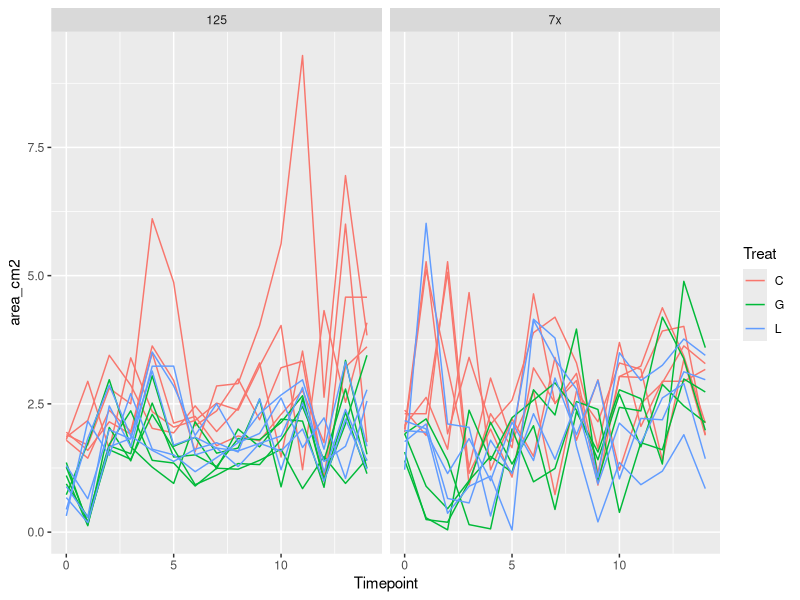
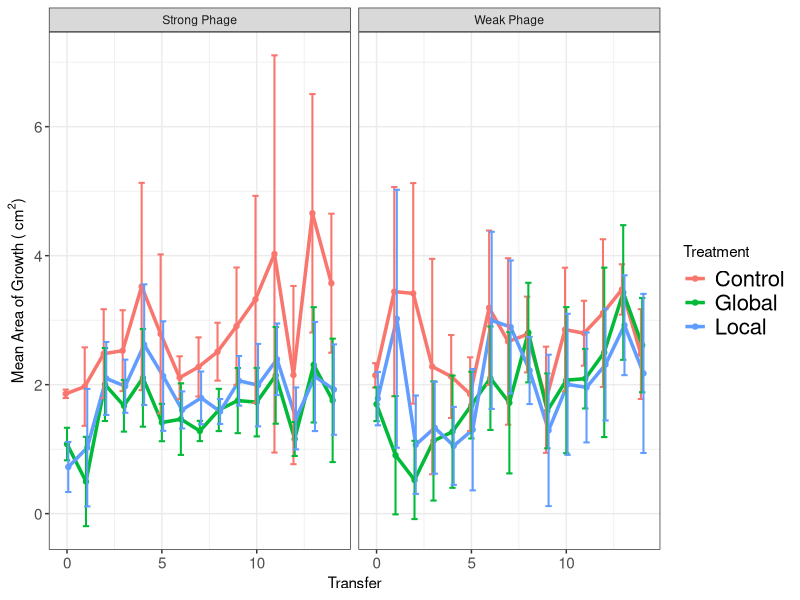
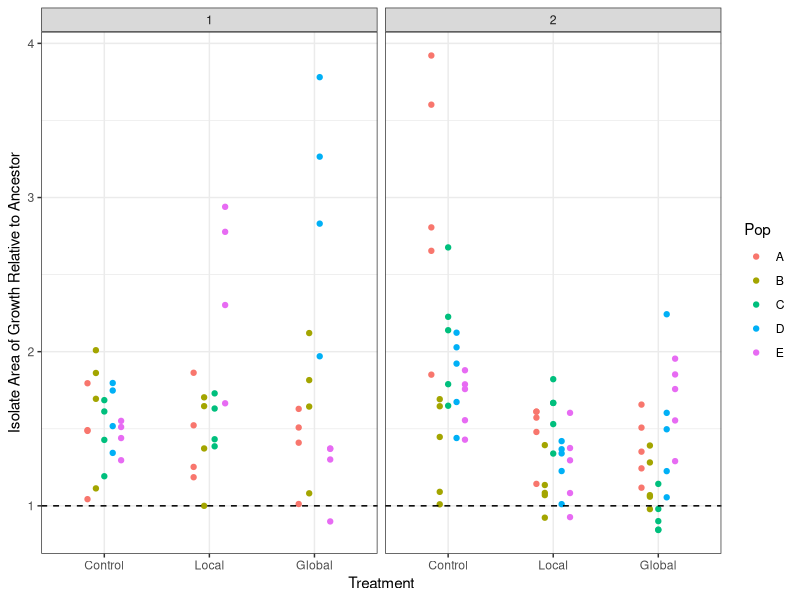

R code for these plots, in order: (Note: this script raises an error after producing the figures.)
##TODO: clean up migration analysis
##      migration stats
##      growth curve analysis
##      growth curve stats

library("ggplot2")
library("dplyr")

#Need to split this into 2 scripts: one to take the messy data
# (e.g. isolate information in underscore formats, etc)
#and get it cleaned up, then output those clean data
#And another to take the clean data & analyze it
#Then put the messy data in one folder and the clean data in another folder
#Along with the separate scripts
#So when it's published, can just tell people to re-run the clean data script

#need to make Rep vs Pop consistent
#redo all analysis using dplyr
#redo analysis using vectorization
#include std curve for spec in this code (it may alread be there???)
#Do a scripted analysis of how much to smoothe gc data (not manually checking)
# #to be done later:
# #define function to get means of rates
# mean_rates <- function(sub_by_list, my_data)
# analyze additional plate scans
#change resistance to be by treat then by pop
#Change growth rate for ancestor to dotted line

##Experimental evolution analysis ----
exper_evol_migr <- read.csv("./Clean_Data/Experimental_evolution_growth.csv")

#Drop points after T14
exper_evol_migr <- exper_evol_migr[exper_evol_migr$Timepoint <= 14, ]

#Calculate total area
exper_evol_migr$area_cm2 <- pi*exper_evol_migr$Width_cm/2*exper_evol_migr$Height_cm/2

#Make plot with all pops shown
ggplot(data = exper_evol_migr,
       aes(x = Timepoint, y = area_cm2, group = paste(Treat, Pop),
           color = Treat)) +
  geom_line() +
  facet_grid(~Proj)

#Summarize
exper_evol_migr <- group_by(exper_evol_migr, Proj, Treat, Timepoint)
exper_evol_summ <- summarize(exper_evol_migr,
                             area_mean = mean(area_cm2),
                             area_sd = sd(area_cm2),
                             area_n = n())

#Make plot of summarized data
my_facet_labels <- c("7x" = "Weak Phage", "125" = "Strong Phage")

ggplot(data = exper_evol_summ, aes(x = Timepoint, y = area_mean,
                                   color = Treat)) +
  geom_point(position = position_dodge(0.2)) + 
  geom_line(size = 1.2, position = position_dodge(0.2)) +
  theme_bw() +
  theme(axis.text.y = element_text(size = 11), axis.text.x = element_text(size = 11),
        legend.text = element_text(size = 16)) +
  facet_grid(~Proj, labeller = labeller(Proj = my_facet_labels)) +
  geom_errorbar(aes(ymax = area_mean+area_sd, ymin = area_mean-area_sd),
                width=1, size = .7, position=position_dodge(0.2)) +
  labs(x = "Transfer", 
       y = expression(paste("Mean Area of Growth ( ", cm^2, ")"))) + 
  scale_color_hue(name = "Treatment", breaks = c("C", "G", "L"),
                  labels = c("Control", "Global", "Local"))

##Isolate migration analysis ----
isol_migration <- read.csv("./Clean_Data/Isolate_migration.csv")

#Calculate total area
isol_migration$area_cm2 <- pi*isol_migration$Width_cm/2*isol_migration$Height_cm/2

#Calculate total area relative to same-day ancestor
ancestors <- isol_migration[isol_migration$Isol == "Anc", ]
isol_migration$relative_area <-
  isol_migration$area_cm2/ancestors$area_cm2[
    match(as.Date(isol_migration$end_timestamp),
          as.Date(ancestors$end_timestamp))]

#Plot data
my_facet_labels <- c("7x" = "Weak Phage", 
                     "125" = "Strong Phage",
                     "C" = "Control", "G" = "Global", "L" = "Local",
                     "A" = "WT")

ggplot(isol_migration[isol_migration$Isol != "Anc", ], 
       aes(x = Treat, y = relative_area, color = Pop,
           group = Pop)) +
  geom_point(position = position_dodge(0.4)) +
  facet_grid(~Proj, labeller = labeller(Proj = my_facet_labels)) +
  theme_bw() + 
  labs(y = "Isolate Area of Growth Relative to Ancestor",
       x = "Treatment") +
  geom_hline(yintercept = 1, lty = 2) +
  scale_x_discrete(limits = c("C", "L", "G"),
                   labels = c("Control", "Local", "Global")) +
  NULL

##isolate growth curve analysis

##standard curve to convert OD to CFU (based on 107 data)
stan_plate <- read.csv("107_Std_Curve.csv", stringsAsFactors = F, header = T)
stan_plate_layout <- read.csv("107_Plate_Layout.csv", stringsAsFactors = F, header = F)
stan_spec <- read.csv("107_Trav_Spec.csv", stringsAsFactors = F, header = T)

#define function to melt plate arrays
get_layout <- function(plate_layout, row_start = 1, col_start = 1) {
  #tidies the data: makes list of Well ID & contents from the plate layout
  layout_list <- data.frame("Well" = character((nrow(plate_layout)-(row_start-1))*(ncol(plate_layout)-(col_start-1))), 
                            "Contents" = character((nrow(plate_layout)-(row_start-1))*(ncol(plate_layout)-(col_start-1))),
                            stringsAsFactors = F)
  cntr = 1
  for (i in row_start:nrow(plate_layout)) {
    for (j in col_start:ncol(plate_layout)) {
      layout_list[cntr, ] <- c(paste(LETTERS[i-row_start+1], j-col_start+1, sep = ""), plate_layout[i, j])
      cntr = cntr + 1
    }
  }
  return(layout_list)
}

#melt plate arrays, combine & exclude empty wells
stan_layout_list <- get_layout(stan_plate_layout, 2, 2)
stan_plate_list <- get_layout(stan_plate, 1, 2)
colnames(stan_plate_list)[2] <- "OD600"
stan_plate_list$Dilution <- stan_layout_list$Contents
stan_plate_list <- subset(stan_plate_list, is.na(stan_plate_list$Dilution) == F)

#in data from Trav-lab spec, convert OD to CFU
stan_spec$CFU <- (stan_spec$OD600..on.Trav.lab.spec.+3.318*10^(-3))/(1.252*10^(-9))

#transfer CFU data to plate list
stan_plate_list <- cbind(stan_plate_list, "CFU"=stan_spec$CFU[match(stan_plate_list$Dilution, 
                                                     stan_spec$Dilution)])

#get regression of data
# ggplot(stan_plate_list, aes(x = CFU, y = as.numeric(OD600))) + geom_point()
stan_plate_list$OD600 <- as.numeric(stan_plate_list$OD600)
my.fit <- lm(CFU ~ OD600, data = stan_plate_list)

##growth curve analysis
library("minpack.lm")
library("tidyr")
library("lubridate")
library("dplyr")

options(stringsAsFactors = F)
growth_97 <- read.csv("97B.csv", header = T, stringsAsFactors = F)
growth_98 <- read.csv("98B.csv", header = T, stringsAsFactors = F)
growth_99 <- read.csv("99.csv", header = T, stringsAsFactors = F)
growth_101 <- read.csv("101.csv", header = T, stringsAsFactors = F)
plate_layout_97_101 <- read.csv("97_98_99_100_101_plate_layout.csv", header = F, stringsAsFactors = F)

#make list of well ID & contents from plate layout
plate_layout_list_97_101 <- get_layout(plate_layout_97_101, 2, 2)

#remove columns from growth data that correspond to water
to_rem <- subset(plate_layout_list_97_101, 
                 plate_layout_list_97_101$Contents == "H2O")
growth_97 <- growth_97[, !(colnames(growth_97) %in% to_rem$Well)]
growth_98 <- growth_98[, !(colnames(growth_98) %in% to_rem$Well)]
growth_99 <- growth_99[, !(colnames(growth_99) %in% to_rem$Well)]
growth_101 <- growth_101[, !(colnames(growth_101) %in% to_rem$Well)]

#replace column names with Isols
isol.name.func <- function(growth_array, layout_list) {
  for (i in 1:ncol(growth_array)) {
    j <- match(colnames(growth_array)[i], layout_list$Well)
    if (!is.na(j)) {
      colnames(growth_array)[i] <- as.character(layout_list$Contents[j])
    }
  }
  return(growth_array)
}
growth_97 <- isol.name.func(growth_97, plate_layout_list_97_101)
growth_98 <- isol.name.func(growth_98, plate_layout_list_97_101)
growth_99 <- isol.name.func(growth_99, plate_layout_list_97_101)
growth_101 <- isol.name.func(growth_101, plate_layout_list_97_101)

#Tidy growth data
tidy_97 <- gather(growth_97, "Well", "OD600", 3:ncol(growth_97), na.rm = T)
tidy_98 <- gather(growth_98, "Well", "OD600", 3:ncol(growth_98), na.rm = T)
tidy_99 <- gather(growth_99, "Well", "OD600", 3:ncol(growth_99), na.rm = T)
tidy_101 <- gather(growth_101, "Well", "OD600", 3:ncol(growth_101), na.rm = T)

#Add isolate & project info
tidy_97$Isol <- "A"
tidy_98$Isol <- "B"
tidy_99$Isol <- "C"
tidy_101$Isol <- "E"
tidy_97$Proj <- 1
tidy_98$Proj <- 1
tidy_99$Proj <- 1
tidy_101$Proj <- 1

#Combine data frames
gc_data <- rbind(tidy_97, tidy_98, tidy_99, tidy_101)

#convert OD to CFU
gc_data$CFU <- predict(my.fit, newdata = gc_data)

#separate out ID info
sep.growth.ID <- function(my.array) {
  my.array <- cbind(my.array, "Media"=NA, "Pop"=NA, "Treat"=NA, "Rep_Well"=NA)
  for (i in 1:nrow(my.array)) {
    my.split <- strsplit(as.character(my.array$Well[i]), split = "-")
    my.array$Media[i] <- my.split[[1]][1]
    my.array$Treat[i] <- my.split[[1]][length(my.split[[1]])-1]
    my.array$Rep_Well[i] <- my.split[[1]][length(my.split[[1]])]
    if (length(my.split[[1]])>3) { #it's not an ancestor well
      if (substr(my.split[[1]][2], 1, 2) == "74") {
        my.array$Pop[i] <- "A"
      } else if (substr(my.split[[1]][2], 1, 2) == "75") {
        if (substr(my.split[[1]][2], 3, 3) == "A") {
          my.array$Pop[i] <- "B"
        } else {my.array$Pop[i] <- "C"}
      } else if (substr(my.split[[1]][2], 1, 2) == "76") {
        if (substr(my.split[[1]][2], 3, 3) == "A") {
          my.array$Pop[i] <- "D"
        } else {my.array$Pop[i] <- "E"} 
      }
    } else { #assign ancestor to be Pop F, Treat A
      my.array$Pop[i] <- "F"
    }
  }
  return(my.array)
}

gc_data <- sep.growth.ID(gc_data)

#reformat time column
gc_data$Time <- strptime(gc_data$Time, format = "%H:%M:%S")

#Remove first hour of datapoints
gc_data <- gc_data[hour(gc_data$Time) > 0, ]

#Add variables for getting unique subsets
gc_data$mpptir <- paste(gc_data$Media, gc_data$Proj, gc_data$Pop, gc_data$Treat, 
                gc_data$Isol, gc_data$Rep_Well, sep = ".")
gc_data$mppti <- paste(gc_data$Media, gc_data$Proj, gc_data$Pop, gc_data$Treat, 
               gc_data$Isol, sep = ".")

#smooth CFU data
smooth_data <- function(my_data, smooth_over, subset_by) {
  #data must be sorted sequentially before fed into function
  #my_data is a vector of the data to be smoothed
  #smooth over is how many sequential entries to average
  #the unique values of subset_by will be what is iterated over
  out_list <- rep(NA, length(my_data))
  cntr = 1
  for (my_uniq in unique(subset_by)) {
    my_sub <- subset(my_data, subset_by == my_uniq)
    out_list[cntr:(cntr+length(my_sub)-smooth_over)] <- 0
    for (i in 1:smooth_over) {
      out_list[(cntr):(cntr+length(my_sub)-smooth_over)] <-
        out_list[(cntr):(cntr+length(my_sub)-smooth_over)] + 
        my_sub[i:(length(my_sub)-smooth_over+i)]
    }  
    cntr <- cntr+length(my_sub)
  }
  out_list <- out_list/smooth_over
  return(out_list)
}

#smooth by averaging non-overlapping ranges
smooth_data_noverlap <- function(my_data, smooth_over, subset_by) {
  #data must be sorted sequentially before fed into function
  #my_data is a vector of the data to be smoothed
  #smooth over is how many sequential entries to average
  #the unique values of subset_by will be what is iterated over
  out_list <- rep(NA, length(my_data))
  cntr = 0
  for (my_uniq in unique(subset_by)) {
    my_sub <- subset(my_data, subset_by == my_uniq)
    for (i in seq(from = 1, to = length(my_sub), by = smooth_over)) {
      if (i+smooth_over < length(my_sub)) {
        out_list[cntr+i] <- mean(my_sub[i:(i+smooth_over-1)])
      }
    }
    cntr <- cntr+length(my_sub)
  }
  return(out_list)
}

gc_sm <- gc_data

gc_data$Smooth_CFU <- smooth_data(gc_data$CFU, 8, subset_by = gc_data$mpptir)
gc_sm$Smooth_noverlap <- smooth_data_noverlap(gc_data$CFU, 5, 
                                           subset_by = gc_data$mpptir)
gc_sm <- gc_sm[is.na(gc_sm$Smooth_noverlap) == F, ]

per_cap_grate <- function(CFU, time, subset_by) {
  ans <- c((CFU[2:length(CFU)]-CFU[1:(length(CFU)-1)])/
    (as.numeric(difftime(time[2:length(time)], time[1:(length(time)-1)], 
                         units = "hours")) * 
       0.5 * (CFU[2:length(CFU)]+CFU[1:(length(CFU)-1)])), NA)
  ans[subset_by[2:length(subset_by)] != subset_by[1:(length(subset_by)-1)]] <- NA
  return(ans)
}

gc_data$pcgr <- per_cap_grate(gc_data$Smooth_CFU, gc_data$Time, gc_data$mpptir)
gc_sm$pcgr <- per_cap_grate(gc_sm$Smooth_noverlap, gc_sm$Time, gc_sm$mpptir)

# #Make plot of all smoothed growth rates
# for (i in seq(from = 1, to = length(unique(gc_data$mpptir)), by = 25)) {
#   my_sub <- gc_data[(gc_data$mpptir %in% unique(gc_data$mpptir)[i:(i+24)]), ]
#   print(ggplot(data = my_sub, aes(x = Time, y = pcgr)) + geom_line() +
#           facet_wrap(~mpptir))
# }
# 
# #Make plots of all smoothed nonoverlapping growth rates
# for (i in seq(from = 1, to = length(unique(gc_sm$mpptir)), by = 25)) {
#   my_sub <- gc_sm[(gc_sm$mpptir %in% unique(gc_sm$mpptir)[i:(i+24)]), ]
#   print(ggplot(data = my_sub, aes(x = Time, y = pcgr)) + geom_line() +
#           facet_wrap(~mpptir))
# }

# #Code for looking at an example well
# my_well <- "100.1.D.C.A.1"
# my_sub <- gc_data[gc_data$mpptir == my_well, ]
# ggplot(data = my_sub, aes(x = Time, y = CFU)) +
#   geom_line() + labs(y = "Colony Forming Units (CFU)")
# ggplot(data = my_sub, aes(x = Time, y = Smooth_CFU)) +
#   geom_line() + labs(y = "Colony Forming Units (CFU)")
# ggplot(data = my_sub, aes(x = Time, y = pcgr)) +
#   geom_line()
# 
# my_sub <- gc_sm[gc_sm$mpptir == my_well, ]
# ggplot(data = my_sub, aes(x = Time, y = CFU)) + geom_line()
# ggplot(data = my_sub, aes(x = Time, y = Smooth_noverlap)) +
#   geom_line()
# ggplot(data = my_sub, aes(x = Time, y = pcgr)) + geom_line()
# 
# 
# my_sub$diff <- c(my_sub$CFU[2:nrow(my_sub)]-my_sub$CFU[1:(nrow(my_sub)-1)], NA)
# my_sub$smdiff <- c(my_sub$Smooth_CFU[2:nrow(my_sub)]-my_sub$Smooth_CFU[1:(nrow(my_sub)-1)], NA)
# ggplot(data = my_sub, aes(x = Time, y = smdiff)) +
#   geom_line()

#extract maximum percap growth rates for each uniq well
#using non-overlapping averaged smoothing
gc_sm$Time <- as.character(gc_sm$Time)
gc_mpptir <- group_by(gc_sm, Media, Proj, Pop, Treat, Isol, Rep_Well)
gc_mpptir <- summarize(gc_mpptir, max_pcgr = max(pcgr, na.rm = T))
gc_mppti <- group_by(gc_mpptir, Media, Proj, Pop, Treat, Isol)
gc_mppti <- summarize(gc_mppti, gr_max_avg = mean(max_pcgr),
                      dt_min_sd = sd(max_pcgr))
gc_mppt <- group_by(gc_mppti, Media, Proj, Pop, Treat)
gc_mppt <- summarize(gc_mppt, avg_isols = mean(gr_max_avg),
                     sd_isols = sd(gr_max_avg))

#Making percap growth rate plots
my_facet_labels <- c("100" = "Rich Environment", 
                     "50" = "Adapted Environment",
                     "C" = "Control", "G" = "Global", "L" = "Local",
                     "A" = "WT", "1" = "Weak Phage", "2" = "Strong Phage")

#plot of all isols
gc_mppti$Media <- factor(gc_mppti$Media, levels = c(50, 100))
ggplot(gc_mppti, aes(x = Treat, y = gr_max_avg)) + 
  geom_jitter(width = 0.1, height = 0, size = 2) + 
  facet_grid(Media ~ Pop, labeller = labeller(Media = my_facet_labels)) +
  labs(x = "Treatment", y = "Per Capita Growth Rate (/hour)") +
  theme(axis.text.x = element_text(size = 11), 
        axis.text.y = element_text(size = 11)) +
  theme_bw()

#plot of all pops
gc_mppt$Media <- factor(gc_mppt$Media, levels = c(50, 100))

#For local viewing
ggplot(gc_mppt, aes(x = Treat, y = avg_isols), 
       labeller = labeller(Treat = my_facet_labels)) + 
  geom_point(pch = 1, size = 3) +
  facet_grid(Proj~Media, 
             labeller = labeller(Media = my_facet_labels, Proj = my_facet_labels)) + 
  labs(x = "Treatment", y = "Maximum Per Capita Growth Rate (/hour)") + theme_bw() + 
  scale_x_discrete(labels = c("Ancestor", "Control", "Global", "Local"))

#For poster
png(filename = "growth_rate_pops.png", width = 10, height = 7,
    units = "in", res = 300)
ggplot(gc_mppt, aes(x = Treat, y = avg_isols), 
       labeller = labeller(Treat = my_facet_labels)) + 
  geom_jitter(width = 0.075, height = 0, pch = 16, size = 6) +
  facet_grid(Proj~Media, 
             labeller = labeller(Media = my_facet_labels, Proj = my_facet_labels)) + 
  labs(x = "Treatment", y = "Maximum Per Capita Growth Rate (/hr)") + theme_bw() + 
  scale_x_discrete(labels = c("Ancestor", "Control", "Global", "Local")) +
  theme(axis.title = element_text(size = 20), axis.text = element_text(size = 16),
        strip.text = element_text(size = 20))
dev.off()

##Isolate resistance analysis
resis_data_7x <- read.csv("74_75_76_Plaquing.csv", header = T, stringsAsFactors = F)

#split out project info & make unique reps
resis_data_7x <- cbind(resis_data_7x[, 1:2], "Pop" = NA, resis_data_7x[, 3:5])
for (i in 1:nrow(resis_data_7x)) {
  my.proj <- resis_data_7x$Proj[i]
  if (my.proj == "P1.1") {
    resis_data_7x$Pop[i] <- "F"
    resis_data_7x$Treat[i] <- "A" #for Ancestor
  } else if (my.proj == "74") {
    resis_data_7x$Pop[i] <- "A"
  } else {
    resis_data_7x$Proj[i] <- substr(my.proj, 1, 2)
    resis_data_7x$Pop[i] <- substr(my.proj, 3, 3)
  }
  if (resis_data_7x$Proj[i] == "75") {
    if (resis_data_7x$Pop[i] == "A") {resis_data_7x$Pop[i] <- "B"
    } else {resis_data_7x$Pop[i] <- "C"}
  } else if (resis_data_7x$Proj[i] == "76") {
    if (resis_data_7x$Pop[i] == "A") {resis_data_7x$Pop[i] <- "D"
    } else {resis_data_7x$Pop[i] <- "E"}
  }
}
resis_data_7x$Proj <- 1

#this is where merge of resis data will be
resis_data <- resis_data_7x

#calculate EOP for ea isol
resis_data$EOP <- NA
for (i in 1:nrow(resis_data)) {
  my_sub <- subset(resis_data, resis_data$Isol == resis_data$Isol[i])
  resis_data$EOP[i] <- resis_data$PFU[i]/my_sub[my_sub$Treat == "A",]$PFU
}

#For local viewing
ggplot(resis_data[resis_data$Treat != "A", ], aes(x = Treat, y = 1-EOP)) +
  scale_x_discrete(name = "Treatment") +
  ylab("Resistance to Phage") +
  facet_grid(Proj~Pop, labeller = labeller(Proj = my_facet_labels)) +
  geom_dotplot(binaxis = "y", stackdir = "center", binwidth = 0.01, 
               dotsize = 3) +
  # geom_jitter(width = 0.2, height = 0, size = 2) +
  theme_bw() + ggtitle("Population") +
  theme(plot.title = element_text(size = 12, hjust = 0.5), 
        axis.title = element_text(size = 12),
        axis.text.x = element_text(color = "black", size = 12)) +
  geom_hline(yintercept = 0, linetype = "dotted", size = 1.5)

#For poster
png("resis_isols.png", width = 14, height = 9, units = "in", res = 300)
ggplot(resis_data[resis_data$Treat != "A", ], aes(x = Treat, y = 1-EOP)) +
  scale_x_discrete(name = "Treatment") +
  ylab("Resistance to Phage") +
  facet_grid(Proj~Pop, labeller = labeller(Proj = my_facet_labels)) +
  geom_dotplot(binaxis = "y", stackdir = "center", binwidth = 0.02, 
               dotsize = 2) +
  theme_bw() + ggtitle("Population") +
  theme(plot.title = element_text(size = 24, hjust = 0.5), 
        axis.title = element_text(size = 24),
        axis.text = element_text(color = "black", size = 20),
        strip.text = element_text(size = 24)) +
  geom_hline(yintercept = 0, linetype = "dotted", size = 1.5)
dev.off()

#resistance vs growth
gc_resis_data <- merge(resis_data, gc_mppti)
gc_resis_mppt <- group_by(gc_resis_data, Media, Proj, Pop, Treat)
gc_resis_mppt <- summarize(gc_resis_mppt, avg_eop = mean(EOP),
                           avg_gr = mean(gr_max_avg))

#Make plot of all isolates
ggplot(gc_resis_data, aes(x = 1-EOP, y = gr_max_avg)) +
  geom_point() + 
  facet_grid(Media~., labeller = labeller(Media = my_facet_labels)) +
  geom_smooth(method = "lm") +
  labs(x = "Resistance", y = "Per Capita Growth Rate (/hour)")

summary(lm(gr_max_avg~Media*EOP, data = gc_resis_data))

#Make plot of all pops
#For local viewing
ggplot(gc_resis_mppt, aes(x = 1-avg_eop, y = avg_gr)) +
  geom_point(size = 2, aes(pch = Treat)) + 
  scale_shape_manual(values = c(3, 15, 16, 17), name = "Treatment",
                     breaks = c("A", "C", "G", "L"),
                     labels = c("WT", "Control", "Global", "Local")) +
  facet_grid(Media~Proj, labeller = labeller(Media = my_facet_labels,
                                             Proj = my_facet_labels)) +
  geom_smooth(method = "lm") +
  labs(x = "Resistance", y = "Average Per Capita Growth Rate (/hour)") +
  theme_bw()

#For poster
png("resis_gc_tradeoff.png", width = 10, height = 7, units = "in",
    res = 300)
ggplot(gc_resis_mppt, aes(x = 1-avg_eop, y = avg_gr)) +
  geom_point(size = 4, aes(pch = Treat)) + 
  scale_shape_manual(values = c(3, 15, 16, 17), name = "Treatment",
                     breaks = c("A", "C", "G", "L"),
                     labels = c("WT", "Control", "Global", "Local")) +
  facet_grid(Proj~Media, labeller = labeller(Media = my_facet_labels,
                                             Proj = my_facet_labels)) +
  geom_smooth(method = "lm", se = F) +
  labs(x = "Resistance", y = "Average Maximum Per Capita Growth Rate (/hr)") +
  theme_bw() +
  theme(axis.text = element_text(size = 16),
        strip.text = element_text(size = 20),
        axis.title = element_text(size = 20),
        legend.title = element_text(size = 20),
        legend.text = element_text(size = 16))
dev.off()

summary(lm(avg_gr~avg_eop*Media, data = gc_resis_mppt))


## 125 Migration ----
migration_125 <- read.csv("131_125_isol_migration.csv")
migration_125$area <- pi*migration_125$Width..cm.*migration_125$Height..cm./4
migration_125$relative_area <- NA
migration_125$date <- paste(migration_125$Year, migration_125$Month,
                            migration_125$Day, sep = "_")
for (date in unique(migration_125$date)) {
  migration_125$relative_area[which(migration_125$date == date)] <- 
    migration_125$area[which(migration_125$date == date)]/
    migration_125$area[migration_125$date == date & 
                         migration_125$Population == "Anc"]
}

ggplot(data = migration_125, aes(x = paste(Treatment, Population),
                                 y = relative_area)) +
  geom_point()

## Growth curves ----
#Remove first hour of datapoints
gc_data <- gc_data[hour(gc_data$Time) > 0, ]

#Add variables for getting unique subsets
gc_data$mpptir <- paste(gc_data$Media, gc_data$Proj, gc_data$Pop, gc_data$Treat, 
                        gc_data$Isol, gc_data$Rep_Well, sep = ".")
gc_data$mppti <- paste(gc_data$Media, gc_data$Proj, gc_data$Pop, gc_data$Treat, 
                       gc_data$Isol, sep = ".")

#smooth CFU data
smooth_data <- function(my_data, smooth_over, subset_by) {
  #data must be sorted sequentially before fed into function
  #my_data is a vector of the data to be smoothed
  #smooth over is how many sequential entries to average
  #the unique values of subset_by will be what is iterated over
  out_list <- rep(NA, length(my_data))
  cntr = 1
  for (my_uniq in unique(subset_by)) {
    my_sub <- subset(my_data, subset_by == my_uniq)
    out_list[cntr:(cntr+length(my_sub)-smooth_over)] <- 0
    for (i in 1:smooth_over) {
      out_list[(cntr):(cntr+length(my_sub)-smooth_over)] <-
        out_list[(cntr):(cntr+length(my_sub)-smooth_over)] + 
        my_sub[i:(length(my_sub)-smooth_over+i)]
    }  
    cntr <- cntr+length(my_sub)
  }
  out_list <- out_list/smooth_over
  return(out_list)
}

#smooth by averaging non-overlapping ranges
smooth_data_noverlap <- function(my_data, smooth_over, subset_by) {
  #data must be sorted sequentially before fed into function
  #my_data is a vector of the data to be smoothed
  #smooth over is how many sequential entries to average
  #the unique values of subset_by will be what is iterated over
  out_list <- rep(NA, length(my_data))
  cntr = 0
  for (my_uniq in unique(subset_by)) {
    my_sub <- subset(my_data, subset_by == my_uniq)
    for (i in seq(from = 1, to = length(my_sub), by = smooth_over)) {
      if (i+smooth_over < length(my_sub)) {
        out_list[cntr+i] <- mean(my_sub[i:(i+smooth_over-1)])
      }
    }
    cntr <- cntr+length(my_sub)
  }
  return(out_list)
}

gc_sm <- gc_data

gc_data$Smooth_CFU <- smooth_data(gc_data$CFU, 8, subset_by = gc_data$mpptir)
gc_sm$Smooth_noverlap <- smooth_data_noverlap(gc_data$CFU, 5, 
                                              subset_by = gc_data$mpptir)
gc_sm <- gc_sm[is.na(gc_sm$Smooth_noverlap) == F, ]

per_cap_grate <- function(CFU, time, subset_by) {
  ans <- c((CFU[2:length(CFU)]-CFU[1:(length(CFU)-1)])/
             (as.numeric(difftime(time[2:length(time)], time[1:(length(time)-1)], 
                                  units = "hours")) * 
                0.5 * (CFU[2:length(CFU)]+CFU[1:(length(CFU)-1)])), NA)
  ans[subset_by[2:length(subset_by)] != subset_by[1:(length(subset_by)-1)]] <- NA
  return(ans)
}

gc_data$pcgr <- per_cap_grate(gc_data$Smooth_CFU, gc_data$Time, gc_data$mpptir)
gc_sm$pcgr <- per_cap_grate(gc_sm$Smooth_noverlap, gc_sm$Time, gc_sm$mpptir)

# #Make plot of all smoothed growth rates
# for (i in seq(from = 1, to = length(unique(gc_data$mpptir)), by = 25)) {
#   my_sub <- gc_data[(gc_data$mpptir %in% unique(gc_data$mpptir)[i:(i+24)]), ]
#   print(ggplot(data = my_sub, aes(x = Time, y = pcgr)) + geom_line() +
#           facet_wrap(~mpptir))
# }
# 
# #Make plots of all smoothed nonoverlapping growth rates
# for (i in seq(from = 1, to = length(unique(gc_sm$mpptir)), by = 25)) {
#   my_sub <- gc_sm[(gc_sm$mpptir %in% unique(gc_sm$mpptir)[i:(i+24)]), ]
#   print(ggplot(data = my_sub, aes(x = Time, y = pcgr)) + geom_line() +
#           facet_wrap(~mpptir))
# }

# #Code for looking at an example well
# my_well <- "100.1.D.C.A.1"
# my_sub <- gc_data[gc_data$mpptir == my_well, ]
# ggplot(data = my_sub, aes(x = Time, y = CFU)) +
#   geom_line() + labs(y = "Colony Forming Units (CFU)")
# ggplot(data = my_sub, aes(x = Time, y = Smooth_CFU)) +
#   geom_line() + labs(y = "Colony Forming Units (CFU)")
# ggplot(data = my_sub, aes(x = Time, y = pcgr)) +
#   geom_line()
# 
# my_sub <- gc_sm[gc_sm$mpptir == my_well, ]
# ggplot(data = my_sub, aes(x = Time, y = CFU)) + geom_line()
# ggplot(data = my_sub, aes(x = Time, y = Smooth_noverlap)) +
#   geom_line()
# ggplot(data = my_sub, aes(x = Time, y = pcgr)) + geom_line()
# 
# 
# my_sub$diff <- c(my_sub$CFU[2:nrow(my_sub)]-my_sub$CFU[1:(nrow(my_sub)-1)], NA)
# my_sub$smdiff <- c(my_sub$Smooth_CFU[2:nrow(my_sub)]-my_sub$Smooth_CFU[1:(nrow(my_sub)-1)], NA)
# ggplot(data = my_sub, aes(x = Time, y = smdiff)) +
#   geom_line()

#extract maximum percap growth rates for each uniq well
#using non-overlapping averaged smoothing
gc_sm$Time <- as.character(gc_sm$Time)
gc_mpptir <- group_by(gc_sm, Media, Proj, Pop, Treat, Isol, Rep_Well)
gc_mpptir <- summarize(gc_mpptir, max_pcgr = max(pcgr, na.rm = T))
gc_mppti <- group_by(gc_mpptir, Media, Proj, Pop, Treat, Isol)
gc_mppti <- summarize(gc_mppti, gr_max_avg = mean(max_pcgr),
                      dt_min_sd = sd(max_pcgr))
gc_mppt <- group_by(gc_mppti, Media, Proj, Pop, Treat)
gc_mppt <- summarize(gc_mppt, avg_isols = mean(gr_max_avg),
                     sd_isols = sd(gr_max_avg))

#Making percap growth rate plots
my_facet_labels <- c("100" = "Rich Environment", 
                     "50" = "Adapted Environment",
                     "C" = "Control", "G" = "Global", "L" = "Local",
                     "A" = "WT", "1" = "Weak Phage", "2" = "Strong Phage")

#plot of all isols
gc_mppti$Media <- factor(gc_mppti$Media, levels = c(50, 100))
ggplot(gc_mppti, aes(x = Treat, y = gr_max_avg)) + 
  geom_jitter(width = 0.1, height = 0, size = 2) + 
  facet_grid(Media ~ Pop, labeller = labeller(Media = my_facet_labels)) +
  labs(x = "Treatment", y = "Per Capita Growth Rate (/hour)") +
  theme(axis.text.x = element_text(size = 11), 
        axis.text.y = element_text(size = 11)) +
  theme_bw()

#plot of all pops
gc_mppt$Media <- factor(gc_mppt$Media, levels = c(50, 100))

#For local viewing
ggplot(gc_mppt, aes(x = Treat, y = avg_isols), 
       labeller = labeller(Treat = my_facet_labels)) + 
  geom_point(pch = 1, size = 3) +
  facet_grid(Proj~Media, 
             labeller = labeller(Media = my_facet_labels, Proj = my_facet_labels)) + 
  labs(x = "Treatment", y = "Maximum Per Capita Growth Rate (/hour)") + theme_bw() + 
  scale_x_discrete(labels = c("Ancestor", "Control", "Global", "Local"))

#For poster
png(filename = "growth_rate_pops.png", width = 10, height = 7,
    units = "in", res = 300)
ggplot(gc_mppt, aes(x = Treat, y = avg_isols), 
       labeller = labeller(Treat = my_facet_labels)) + 
  geom_jitter(width = 0.075, height = 0, pch = 16, size = 6) +
  facet_grid(Proj~Media, 
             labeller = labeller(Media = my_facet_labels, Proj = my_facet_labels)) + 
  labs(x = "Treatment", y = "Maximum Per Capita Growth Rate (/hr)") + theme_bw() + 
  scale_x_discrete(labels = c("Ancestor", "Control", "Global", "Local")) +
  theme(axis.title = element_text(size = 20), axis.text = element_text(size = 16),
        strip.text = element_text(size = 20))
dev.off()


## Resistance ----
resis_data <- read.csv("./Clean_Data/Isolate_resistance.csv",
                       stringsAsFactors = F)

#calculate EOP for ea isol
resis_data$EOP <- NA
resis_data$bd <- F
#First Handle below-detection points
my_rows <- which(resis_data$PFU == 0)
resis_data$pfu_ml[my_rows] <- 1*resis_data$dilution[my_rows]
resis_data$bd[my_rows] <- T
#Then calculate all EOPs
for (i in 1:nrow(resis_data)) {
  my_sub <- subset(resis_data, resis_data$Date == resis_data$Date[i])
  resis_data$EOP[i] <- resis_data$pfu_ml[i]/
    mean(my_sub[my_sub$Treat == "Anc",]$pfu_ml)
}

#Add flag for old vs new approach
resis_data$approach <- NA
resis_data$approach[1:70] <- "old"
resis_data$approach[71:nrow(resis_data)] <- "new"

ggplot(resis_data[resis_data$Treat != "Anc", ], 
       aes(x = Treat, y = EOP, color = Pop,
           shape = bd, group = Pop)) +
  facet_grid(Proj~approach) +
  geom_point(position = position_dodge(width = 0.5),
             alpha = 0.7) +
  scale_y_continuous(trans = "log10") +
  theme_bw()

# #For local viewing
# ggplot(resis_data[resis_data$Treat != "A", ], aes(x = Treat, y = 1-EOP)) +
#   scale_x_discrete(name = "Treatment") +
#   ylab("Resistance to Phage") +
#   facet_grid(Proj~Pop, labeller = labeller(Proj = my_facet_labels)) +
#   geom_dotplot(binaxis = "y", stackdir = "center", binwidth = 0.01, 
#                dotsize = 3) +
#   # geom_jitter(width = 0.2, height = 0, size = 2) +
#   theme_bw() + ggtitle("Population") +
#   theme(plot.title = element_text(size = 12, hjust = 0.5), 
#         axis.title = element_text(size = 12),
#         axis.text.x = element_text(color = "black", size = 12)) +
#   geom_hline(yintercept = 0, linetype = "dotted", size = 1.5)
# 
# #For poster
# png("resis_isols.png", width = 14, height = 9, units = "in", res = 300)
# ggplot(resis_data[resis_data$Treat != "A", ], aes(x = Treat, y = 1-EOP)) +
#   scale_x_discrete(name = "Treatment") +
#   ylab("Resistance to Phage") +
#   facet_grid(Proj~Pop, labeller = labeller(Proj = my_facet_labels)) +
#   geom_dotplot(binaxis = "y", stackdir = "center", binwidth = 0.02, 
#                dotsize = 2) +
#   theme_bw() + ggtitle("Population") +
#   theme(plot.title = element_text(size = 24, hjust = 0.5), 
#         axis.title = element_text(size = 24),
#         axis.text = element_text(color = "black", size = 20),
#         strip.text = element_text(size = 24)) +
#   geom_hline(yintercept = 0, linetype = "dotted", size = 1.5)
# dev.off()
# 
# #resistance vs growth
# gc_resis_data <- merge(resis_data, gc_mppti)
# gc_resis_mppt <- group_by(gc_resis_data, Media, Proj, Pop, Treat)
# gc_resis_mppt <- summarize(gc_resis_mppt, avg_eop = mean(EOP),
#                            avg_gr = mean(gr_max_avg))
# 
# #Make plot of all isolates
# ggplot(gc_resis_data, aes(x = 1-EOP, y = gr_max_avg)) +
#   geom_point() + 
#   facet_grid(Media~., labeller = labeller(Media = my_facet_labels)) +
#   geom_smooth(method = "lm") +
#   labs(x = "Resistance", y = "Per Capita Growth Rate (/hour)")
# 
# summary(lm(gr_max_avg~Media*EOP, data = gc_resis_data))
# 
# #Make plot of all pops
# #For local viewing
# ggplot(gc_resis_mppt, aes(x = 1-avg_eop, y = avg_gr)) +
#   geom_point(size = 2, aes(pch = Treat)) + 
#   scale_shape_manual(values = c(3, 15, 16, 17), name = "Treatment",
#                      breaks = c("A", "C", "G", "L"),
#                      labels = c("WT", "Control", "Global", "Local")) +
#   facet_grid(Media~Proj, labeller = labeller(Media = my_facet_labels,
#                                              Proj = my_facet_labels)) +
#   geom_smooth(method = "lm") +
#   labs(x = "Resistance", y = "Average Per Capita Growth Rate (/hour)") +
#   theme_bw()
# 
# #For poster
# png("resis_gc_tradeoff.png", width = 10, height = 7, units = "in",
#     res = 300)
# ggplot(gc_resis_mppt, aes(x = 1-avg_eop, y = avg_gr)) +
#   geom_point(size = 4, aes(pch = Treat)) + 
#   scale_shape_manual(values = c(3, 15, 16, 17), name = "Treatment",
#                      breaks = c("A", "C", "G", "L"),
#                      labels = c("WT", "Control", "Global", "Local")) +
#   facet_grid(Proj~Media, labeller = labeller(Media = my_facet_labels,
#                                              Proj = my_facet_labels)) +
#   geom_smooth(method = "lm", se = F) +
#   labs(x = "Resistance", y = "Average Maximum Per Capita Growth Rate (/hr)") +
#   theme_bw() +
#   theme(axis.text = element_text(size = 16),
#         strip.text = element_text(size = 20),
#         axis.title = element_text(size = 20),
#         legend.title = element_text(size = 20),
#         legend.text = element_text(size = 16))
# dev.off()
# 
# summary(lm(avg_gr~avg_eop*Media, data = gc_resis_mppt))
